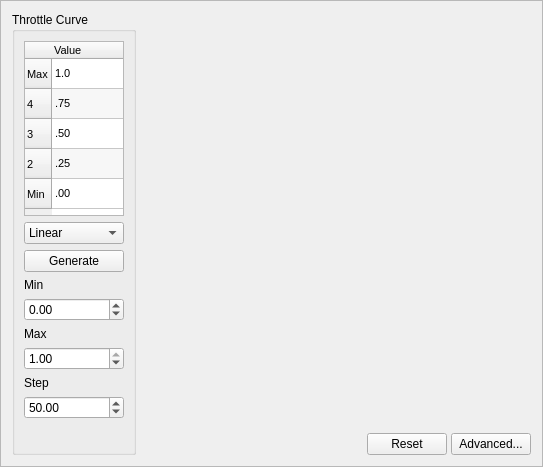
<?xml version="1.0" encoding="UTF-8"?>
<ui version="4.0">
 <class>MixerCurve</class>
 <widget class="QFrame" name="MixerCurve">
  <property name="geometry">
   <rect>
    <x>0</x>
    <y>0</y>
    <width>543</width>
    <height>467</height>
   </rect>
  </property>
  <property name="sizePolicy">
   <sizepolicy hsizetype="MinimumExpanding" vsizetype="MinimumExpanding">
    <horstretch>1</horstretch>
    <verstretch>1</verstretch>
   </sizepolicy>
  </property>
  <property name="minimumSize">
   <size>
    <width>441</width>
    <height>321</height>
   </size>
  </property>
  <property name="maximumSize">
   <size>
    <width>1000</width>
    <height>1000</height>
   </size>
  </property>
  <property name="baseSize">
   <size>
    <width>300</width>
    <height>300</height>
   </size>
  </property>
  <property name="windowTitle">
   <string>MixerCurve</string>
  </property>
  <property name="frameShape">
   <enum>QFrame::StyledPanel</enum>
  </property>
  <property name="frameShadow">
   <enum>QFrame::Raised</enum>
  </property>
  <layout class="QGridLayout" name="gridLayout">
   <item row="0" column="0" rowspan="2">
    <widget class="QGroupBox" name="SettingsGroup">
     <property name="maximumSize">
      <size>
       <width>150</width>
       <height>16777215</height>
      </size>
     </property>
     <property name="title">
      <string>Throttle Curve</string>
     </property>
     <layout class="QVBoxLayout" name="verticalLayout">
      <item>
       <widget class="QTableWidget" name="CurveSettings">
        <property name="maximumSize">
         <size>
          <width>100</width>
          <height>200</height>
         </size>
        </property>
        <property name="font">
         <font>
          <pointsize>8</pointsize>
         </font>
        </property>
        <property name="verticalScrollBarPolicy">
         <enum>Qt::ScrollBarAlwaysOff</enum>
        </property>
        <property name="horizontalScrollBarPolicy">
         <enum>Qt::ScrollBarAlwaysOff</enum>
        </property>
        <property name="autoScroll">
         <bool>false</bool>
        </property>
        <property name="alternatingRowColors">
         <bool>true</bool>
        </property>
        <property name="rowCount">
         <number>5</number>
        </property>
        <property name="columnCount">
         <number>1</number>
        </property>
        <row>
         <property name="text">
          <string>Max</string>
         </property>
        </row>
        <row>
         <property name="text">
          <string>4</string>
         </property>
        </row>
        <row>
         <property name="text">
          <string>3</string>
         </property>
        </row>
        <row>
         <property name="text">
          <string>2</string>
         </property>
        </row>
        <row>
         <property name="text">
          <string>Min</string>
         </property>
        </row>
        <column>
         <property name="text">
          <string>Value</string>
         </property>
         <property name="textAlignment">
          <set>AlignJustify|AlignVCenter</set>
         </property>
        </column>
        <item row="0" column="0">
         <property name="text">
          <string>1.0</string>
         </property>
        </item>
        <item row="1" column="0">
         <property name="text">
          <string>.75</string>
         </property>
        </item>
        <item row="2" column="0">
         <property name="text">
          <string>.50</string>
         </property>
        </item>
        <item row="3" column="0">
         <property name="text">
          <string>.25</string>
         </property>
        </item>
        <item row="4" column="0">
         <property name="text">
          <string>.00</string>
         </property>
        </item>
       </widget>
      </item>
      <item>
       <widget class="QComboBox" name="CurveType">
        <item>
         <property name="text">
          <string>Linear</string>
         </property>
        </item>
        <item>
         <property name="text">
          <string>Log</string>
         </property>
        </item>
        <item>
         <property name="text">
          <string>Exp</string>
         </property>
        </item>
        <item>
         <property name="text">
          <string>Flat</string>
         </property>
        </item>
        <item>
         <property name="text">
          <string>Step</string>
         </property>
        </item>
       </widget>
      </item>
      <item>
       <widget class="QPushButton" name="GenerateCurve">
        <property name="text">
         <string>Generate</string>
        </property>
       </widget>
      </item>
      <item>
       <widget class="QLabel" name="minLabel">
        <property name="text">
         <string>Min</string>
        </property>
        <property name="alignment">
         <set>Qt::AlignLeading|Qt::AlignLeft|Qt::AlignVCenter</set>
        </property>
       </widget>
      </item>
      <item>
       <widget class="QDoubleSpinBox" name="CurveMin">
        <property name="alignment">
         <set>Qt::AlignLeading|Qt::AlignLeft|Qt::AlignVCenter</set>
        </property>
        <property name="correctionMode">
         <enum>QAbstractSpinBox::CorrectToNearestValue</enum>
        </property>
        <property name="minimum">
         <double>-1.000000000000000</double>
        </property>
        <property name="maximum">
         <double>1.000000000000000</double>
        </property>
        <property name="singleStep">
         <double>0.010000000000000</double>
        </property>
        <property name="value">
         <double>0.000000000000000</double>
        </property>
       </widget>
      </item>
      <item>
       <widget class="QLabel" name="maxLabel">
        <property name="text">
         <string>Max</string>
        </property>
       </widget>
      </item>
      <item>
       <widget class="QDoubleSpinBox" name="CurveMax">
        <property name="correctionMode">
         <enum>QAbstractSpinBox::CorrectToNearestValue</enum>
        </property>
        <property name="minimum">
         <double>0.000000000000000</double>
        </property>
        <property name="maximum">
         <double>1.000000000000000</double>
        </property>
        <property name="singleStep">
         <double>0.010000000000000</double>
        </property>
        <property name="value">
         <double>1.000000000000000</double>
        </property>
       </widget>
      </item>
      <item>
       <widget class="QLabel" name="stepLabel">
        <property name="text">
         <string>Step</string>
        </property>
       </widget>
      </item>
      <item>
       <widget class="QDoubleSpinBox" name="CurveStep">
        <property name="correctionMode">
         <enum>QAbstractSpinBox::CorrectToNearestValue</enum>
        </property>
        <property name="value">
         <double>50.000000000000000</double>
        </property>
       </widget>
      </item>
      <item>
       <spacer name="verticalSpacer">
        <property name="orientation">
         <enum>Qt::Vertical</enum>
        </property>
        <property name="sizeHint" stdset="0">
         <size>
          <width>20</width>
          <height>40</height>
         </size>
        </property>
       </spacer>
      </item>
     </layout>
     <zorder>GenerateCurve</zorder>
     <zorder>CurveSettings</zorder>
     <zorder>CurveType</zorder>
     <zorder>CurveMin</zorder>
     <zorder>minLabel</zorder>
     <zorder>CurveMax</zorder>
     <zorder>maxLabel</zorder>
     <zorder>CurveStep</zorder>
     <zorder>stepLabel</zorder>
     <zorder>verticalSpacer</zorder>
    </widget>
   </item>
   <item row="0" column="1">
    <widget class="MixerCurveWidget" name="CurveWidget" native="true">
     <property name="sizePolicy">
      <sizepolicy hsizetype="MinimumExpanding" vsizetype="MinimumExpanding">
       <horstretch>5</horstretch>
       <verstretch>5</verstretch>
      </sizepolicy>
     </property>
     <property name="minimumSize">
      <size>
       <width>50</width>
       <height>50</height>
      </size>
     </property>
     <property name="maximumSize">
      <size>
       <width>1000</width>
       <height>1000</height>
      </size>
     </property>
     <property name="sizeIncrement">
      <size>
       <width>10</width>
       <height>10</height>
      </size>
     </property>
     <property name="baseSize">
      <size>
       <width>200</width>
       <height>200</height>
      </size>
     </property>
     <property name="font">
      <font>
       <pointsize>7</pointsize>
      </font>
     </property>
    </widget>
   </item>
   <item row="1" column="1">
    <layout class="QHBoxLayout" name="horizontalLayout">
     <property name="spacing">
      <number>4</number>
     </property>
     <item>
      <spacer name="horizontalSpacer">
       <property name="orientation">
        <enum>Qt::Horizontal</enum>
       </property>
       <property name="sizeHint" stdset="0">
        <size>
         <width>40</width>
         <height>16</height>
        </size>
       </property>
      </spacer>
     </item>
     <item>
      <widget class="QPushButton" name="ResetCurve">
       <property name="maximumSize">
        <size>
         <width>16777215</width>
         <height>32</height>
        </size>
       </property>
       <property name="text">
        <string>Reset</string>
       </property>
      </widget>
     </item>
     <item>
      <widget class="QPushButton" name="PopupCurve">
       <property name="maximumSize">
        <size>
         <width>16777215</width>
         <height>32</height>
        </size>
       </property>
       <property name="text">
        <string>Advanced...</string>
       </property>
      </widget>
     </item>
    </layout>
   </item>
  </layout>
 </widget>
 <customwidgets>
  <customwidget>
   <class>MixerCurveWidget</class>
   <extends>QWidget</extends>
   <header location="global">uavobjectwidgetutils/mixercurvewidget.h</header>
   <container>1</container>
  </customwidget>
 </customwidgets>
 <resources/>
 <connections/>
</ui>
